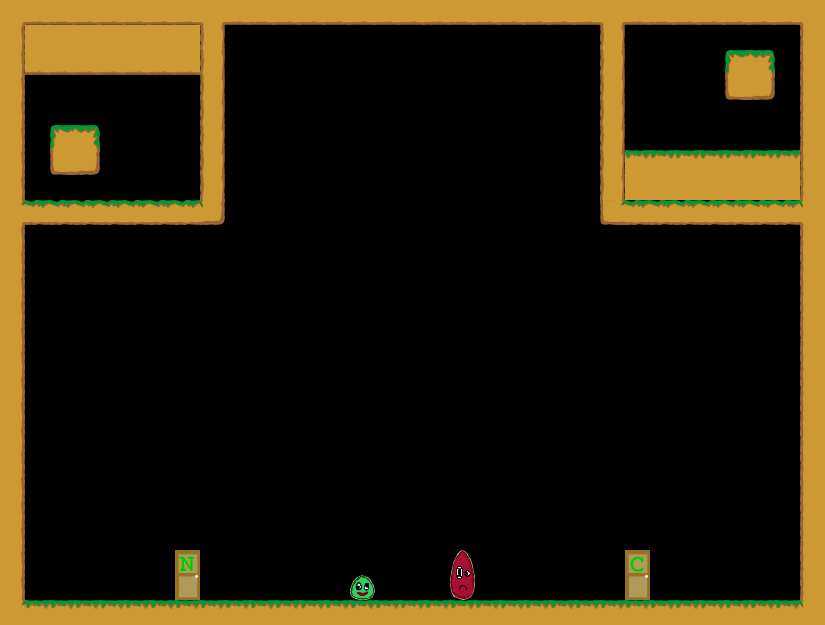

Tiled map render using the project's own tile images. Description and the map definition, with tile-layer contents summarised, below:
An orthogonal 33x25 tile map with 25x25 px tiles, 1 tile layer (Kachelebene 1).

<map version="1.0" orientation="orthogonal" width="33" height="25" tilewidth="25" tileheight="25">
 <tileset firstgid="1" name="Tileset" tilewidth="25" tileheight="25">
  <image source="../../../img/Tileset.png" width="400" height="250" />
 </tileset>
 <layer name="Kachelebene 1" width="33" height="25">
  <data>[825 cells, 185 non-empty, 27 distinct tile ids]</data>
 </layer>
</map>
